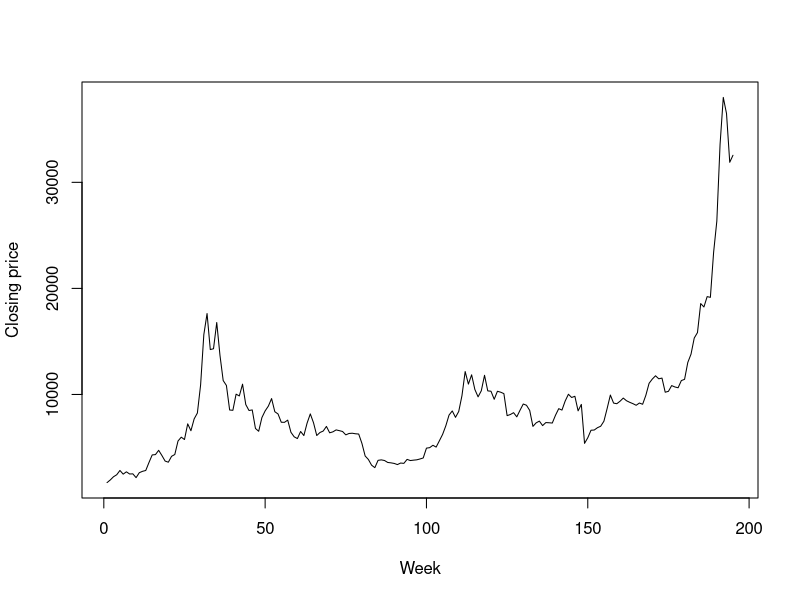
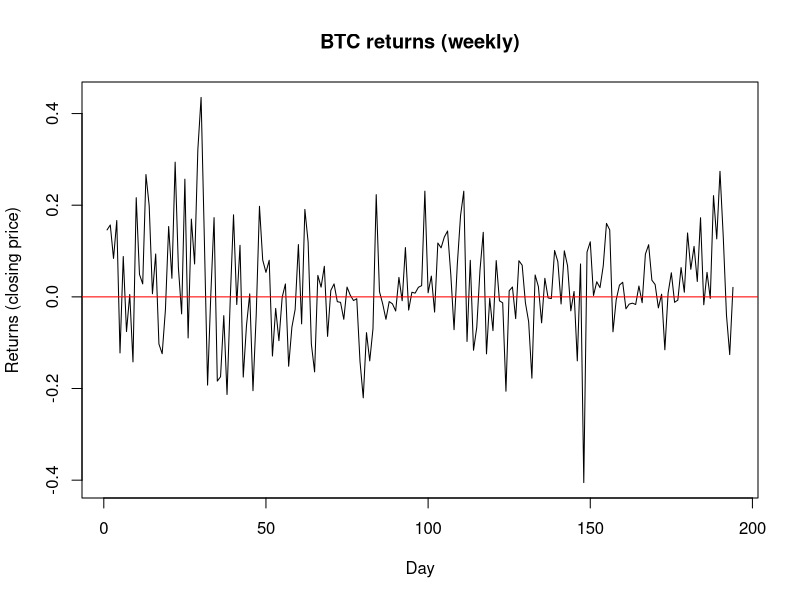

R code for these plots, in order:
library(forecast)


# Exploring data --------------------------------------------------------------------------------

# Reading data set (this is per day, and just for testing)
btc <- read.csv('BTCUSD_Week.csv')
head(btc)
ts.plot(btc$Close, xlab = "Week", ylab = "Closing price")

# nominator returns lagged difference, denominator removes last element
returns = diff(btc$Close) / btc$Close[-length(btc$Close)]
head(returns)
ts.plot(returns,
        xlab = "Day",
        ylab = "Returns (closing price)",
        main = "BTC returns (weekly)")
abline(a=0,0, col="red")


# Trying an ARIMA (for fun) -----------------------------------------------------------------------------

arima_returns = auto.arima(returns, ic = "bic", seasonal = F)
arima_price = auto.arima(btc$Close, ic = 'bic', seasonal = F)
summary(arima_returns)
summary(arima_price)


# Trying GARCH --------------------------------------------------------------------------------
